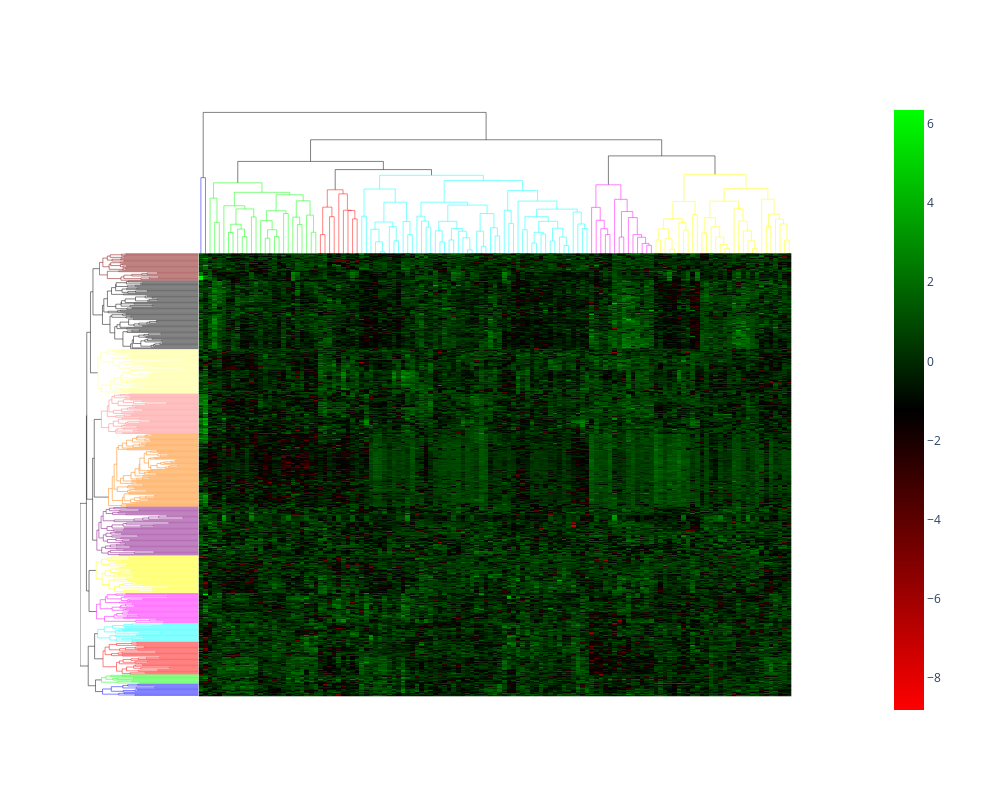

Notebook cell for this chart:
### Code cell
from scipy import stats

# from 8.0-clustergrammer_format.ipynb
#clustergram_df = quant_df.apply(stats.zscore).T.round(2)

quant_columns = proteomics_df.columns[:proteomics_quant_range]
df = proteomics_df[quant_columns]
biomolecule_names = [proteomics_biomolecule_names_dict[i] for i in df.columns]
#df.columns = biomolecule_names
df = df.apply(stats.zscore).T.round(2)

columns = list(df.columns.values)
rows = list(df.index)

clustergram = dashbio.Clustergram(
    data=df.loc[rows].values,
    row_labels=biomolecule_names,
    column_labels=columns,
    center_values=False,
    color_threshold={
        'row': 18,
        'col': 40
    },
    height=800,
    width=1000,
    hidden_labels=['row', 'col'],
    display_range=3.0,
)

clustergram.update_layout(
    yaxis2={'domain': [0.6, 1]}
)

clustergram.show()

### Figure 1 — Plotly figure (JSON) as saved in the notebook; plotly's stock layout.template omitted (floating-point values rounded to 4 significant figures; data arrays with more than 128 entries replaced by an {"elided": "..."} marker saying what was removed)
{"data": [{"hoverinfo": "y+name", "line": {"width": 0.5}, "marker": {"color": "rgb(0, 0, 0)"}, "mode": "lines", "name": "Col Cluster 0", "type": "scatter", "x": [297.2, 297.2, 506.7, 506.7, null, 85.23, 85.23, 402.0, 402.0, null, 891.5, 891.5, 1123.0, 1123.0, null, 243.6, 243.6, 1007.0, 1007.0, null, 10, 10, 625.5, 625.5, null], "xaxis": "x2", "y": [35.49, 40.4, 40.4, 39.01, null, 37.18, 42.39, 42.39, 40.4, null, 36.7, 43.73, 43.73, 39.23, null, 42.39, 47.65, 47.65, 43.73, null, 38.43, 54.32, 54.32, 47.65, null], "yaxis": "y2"}, {"hoverinfo": "y+name", "line": {"width": 0.5}, "marker": {"color": "rgb(0,0,255)"}, "mode": "lines", "name": "Col Cluster 1", "type": "scatter", "x": [5, 5, 15, 15, null], "xaxis": "x2", "y": [0, 38.43, 38.43, 0, null], "yaxis": "y2"}, {"hoverinfo": "y+name", "line": {"width": 0.5}, "marker": {"color": "rgb(0,255,0)"}, "mode": "lines", "name": "Col Cluster 2", "type": "scatter", "x": [35, 35, 45, 45, null, 25, 25, 40, 40, null, 65, 65, 75, 75, null, 95, 95, 105, 105, null, 85, 85, 100, 100, null, 70, 70, 92.5, 92.5, null, 115, 115, 125, 125, null, 81.25, 81.25, 120, 120, null, 55, 55, 100.6, 100.6, null, 145, 145, 155, 155, null, 165, 165, 175, 175, null, 150, 150, 170, 170, null, 135, 135, 160, 160, null, 185, 185, 195, 195, null, 147.5, 147.5, 190, 190, null, 215, 215, 225, 225, null, 205, 205, 220, 220, null, 245, 245, 255, 255, null, 235, 235, 250, 250, null, 212.5, 212.5, 242.5, 242.5, null, 168.8, 168.8, 227.5, 227.5, null, 77.81, 77.81, 198.1, 198.1, null, 32.5, 32.5, 138.0, 138.0, null], "xaxis": "x2", "y": [0, 27.54, 27.54, 0, null, 0, 33.45, 33.45, 27.54, null, 0, 25.08, 25.08, 0, null, 0, 24.07, 24.07, 0, null, 0, 25.93, 25.93, 24.07, null, 25.08, 27.09, 27.09, 25.93, null, 0, 28.88, 28.88, 0, null, 27.09, 30.83, 30.83, 28.88, null, 0, 31.6, 31.6, 30.83, null, 0, 23.69, 23.69, 0, null, 0, 24.09, 24.09, 0, null, 23.69, 25.76, 25.76, 24.09, null, 0, 27.97, 27.97, 25.76, null, 0, 29.71, 29.71, 0, null, 27.97, 30.38, 30.38, 29.71, null, 0, 27.05, 27.05, 0, null, 0, 28.84, 28.84, 27.05, null, 0, 25.15, 25.15, 0, null, 0, 29.32, 29.32, 25.15, null, 28.84, 32.8, 32.8, 29.32, null, 30.38, 34.27, 34.27, 32.8, null, 31.6, 34.87, 34.87, 34.27, null, 33.45, 37.18, 37.18, 34.87, null], "yaxis": "y2"}, {"hoverinfo": "y+name", "line": {"width": 0.5}, "marker": {"color": "rgb(255,0,0)"}, "mode": "lines", "name": "Col Cluster 3", "type": "scatter", "x": [265, 265, 275, 275, null, 285, 285, 295, 295, null, 270, 270, 290, 290, null, 335, 335, 345, 345, null, 325, 325, 340, 340, null, 315, 315, 332.5, 332.5, null, 305, 305, 323.8, 323.8, null, 280, 280, 314.4, 314.4, null], "xaxis": "x2", "y": [0, 24.57, 24.57, 0, null, 0, 28.95, 28.95, 0, null, 24.57, 31.27, 31.27, 28.95, null, 0, 28.4, 28.4, 0, null, 0, 30.42, 30.42, 28.4, null, 0, 30.5, 30.5, 30.42, null, 0, 34.49, 34.49, 30.5, null, 31.27, 35.49, 35.49, 34.49, null], "yaxis": "y2"}, {"hoverinfo": "y+name", "line": {"width": 0.5}, "marker": {"color": "rgb(0,255,255)"}, "mode": "lines", "name": "Col Cluster 4", "type": "scatter", "x": {"elided": "245 float values"}, "xaxis": "x2", "y": {"elided": "245 float values"}, "yaxis": "y2"}, {"hoverinfo": "y+name", "line": {"width": 0.5}, "marker": {"color": "rgb(255,0,255)"}, "mode": "lines", "name": "Col Cluster 5", "type": "scatter", "x": [885, 885, 895, 895, null, 875, 875, 890, 890, null, 865, 865, 882.5, 882.5, null, 855, 855, 873.8, 873.8, null, 915, 915, 925, 925, null, 975, 975, 985, 985, null, 965, 965, 980, 980, null, 955, 955, 972.5, 972.5, null, 945, 945, 963.8, 963.8, null, 935, 935, 954.4, 954.4, null, 920, 920, 944.7, 944.7, null, 905, 905, 932.3, 932.3, null, 864.4, 864.4, 918.7, 918.7, null], "xaxis": "x2", "y": [0, 24.59, 24.59, 0, null, 0, 26.01, 26.01, 24.59, null, 0, 28.07, 28.07, 26.01, null, 0, 31.21, 31.21, 28.07, null, 0, 23.98, 23.98, 0, null, 0, 21.98, 21.98, 0, null, 0, 22.43, 22.43, 21.98, null, 0, 23.94, 23.94, 22.43, null, 0, 24.57, 24.57, 23.94, null, 0, 28.72, 28.72, 24.57, null, 23.98, 30.19, 30.19, 28.72, null, 0, 33.17, 33.17, 30.19, null, 31.21, 36.7, 36.7, 33.17, null], "yaxis": "y2"}, {"hoverinfo": "y+name", "line": {"width": 0.5}, "marker": {"color": "rgb(255,255,0)"}, "mode": "lines", "name": "Col Cluster 6", "type": "scatter", "x": {"elided": "145 float values"}, "xaxis": "x2", "y": {"elided": "145 float values"}, "yaxis": "y2"}, {"hoverinfo": "x+name", "line": {"width": 0.5}, "marker": {"color": "rgb(0, 0, 0)"}, "mode": "lines", "name": "Row Cluster 0", "type": "scatter", "x": [16.85, 18.1, 18.1, 17.06, null, 16.77, 18.25, 18.25, 17.71, null, 18.1, 19.37, 19.37, 18.25, null, 17.91, 19.23, 19.23, 17.98, null, 15.81, 18.31, 18.31, 17.06, null, 17.85, 18.6, 18.6, 18.31, null, 16.87, 18.54, 18.54, 17.39, null, 17.68, 18.98, 18.98, 18.54, null, 18.6, 19.63, 19.63, 18.98, null, 19.23, 19.69, 19.69, 19.63, null, 19.37, 20.81, 20.81, 19.69, null], "xaxis": "x4", "y": [50.31, 50.31, 186.6, 186.6, null, 433.0, 433.0, 726.9, 726.9, null, 118.4, 118.4, 579.9, 579.9, null, 985.5, 985.5, 1466.0, 1466.0, null, 2322.0, 2322.0, 3230.0, 3230.0, null, 1819.0, 1819.0, 2776.0, 2776.0, null, 4450.0, 4450.0, 4990.0, 4990.0, null, 3774.0, 3774.0, 4720.0, 4720.0, null, 2297.0, 2297.0, 4247.0, 4247.0, null, 1226.0, 1226.0, 3272.0, 3272.0, null, 349.2, 349.2, 2249.0, 2249.0, null], "yaxis": "y4"}, {"hoverinfo": "x+name", "line": {"width": 0.5}, "marker": {"color": "rgb(127,0,0)"}, "mode": "lines", "name": "Row Cluster 1", "type": "scatter", "x": {"elided": "155 float values"}, "xaxis": "x4", "y": {"elided": "155 float values"}, "yaxis": "y4"}, {"hoverinfo": "x+name", "line": {"width": 0.5}, "marker": {"color": "rgb(0, 0, 0)"}, "mode": "lines", "name": "Row Cluster 2", "type": "scatter", "x": {"elided": "395 float values"}, "xaxis": "x4", "y": {"elided": "395 float values"}, "yaxis": "y4"}, {"hoverinfo": "x+name", "line": {"width": 0.5}, "marker": {"color": "rgb(255,255,127)"}, "mode": "lines", "name": "Row Cluster 3", "type": "scatter", "x": {"elided": "255 float values"}, "xaxis": "x4", "y": {"elided": "255 float values"}, "yaxis": "y4"}, {"hoverinfo": "x+name", "line": {"width": 0.5}, "marker": {"color": "rgb(255,127,127)"}, "mode": "lines", "name": "Row Cluster 4", "type": "scatter", "x": {"elided": "230 float values"}, "xaxis": "x4", "y": {"elided": "230 float values"}, "yaxis": "y4"}, {"hoverinfo": "x+name", "line": {"width": 0.5}, "marker": {"color": "rgb(255,127,0)"}, "mode": "lines", "name": "Row Cluster 5", "type": "scatter", "x": {"elided": "420 float values"}, "xaxis": "x4", "y": {"elided": "420 float values"}, "yaxis": "y4"}, {"hoverinfo": "x+name", "line": {"width": 0.5}, "marker": {"color": "rgb(127,0,127)"}, "mode": "lines", "name": "Row Cluster 6", "type": "scatter", "x": {"elided": "280 float values"}, "xaxis": "x4", "y": {"elided": "280 float values"}, "yaxis": "y4"}, {"hoverinfo": "x+name", "line": {"width": 0.5}, "marker": {"color": "rgb(255,255,0)"}, "mode": "lines", "name": "Row Cluster 7", "type": "scatter", "x": {"elided": "215 float values"}, "xaxis": "x4", "y": {"elided": "215 float values"}, "yaxis": "y4"}, {"hoverinfo": "x+name", "line": {"width": 0.5}, "marker": {"color": "rgb(255,0,255)"}, "mode": "lines", "name": "Row Cluster 8", "type": "scatter", "x": {"elided": "170 float values"}, "xaxis": "x4", "y": {"elided": "170 float values"}, "yaxis": "y4"}, {"hoverinfo": "x+name", "line": {"width": 0.5}, "marker": {"color": "rgb(0,255,255)"}, "mode": "lines", "name": "Row Cluster 9", "type": "scatter", "x": [0, 11.71, 11.71, 0, null, 0, 9.698, 9.698, 0, null, 0, 11.72, 11.72, 9.698, null, 0, 13.37, 13.37, 11.72, null, 11.71, 14.48, 14.48, 13.37, null, 0, 10.91, 10.91, 0, null, 0, 14.59, 14.59, 10.91, null, 14.48, 15.57, 15.57, 14.59, null, 0, 6.73, 6.73, 0, null, 0, 10.39, 10.39, 6.73, null, 0, 13.44, 13.44, 0, null, 0, 14.02, 14.02, 13.44, null, 10.39, 14.59, 14.59, 14.02, null, 0, 12.81, 12.81, 0, null, 0, 8.218, 8.218, 0, null, 0, 6.346, 6.346, 0, null, 0, 11.78, 11.78, 6.346, null, 8.218, 13.1, 13.1, 11.78, null, 12.81, 15.09, 15.09, 13.1, null, 14.59, 16.56, 16.56, 15.09, null, 15.57, 17.71, 17.71, 16.56, null], "xaxis": "x4", "y": [635, 635, 645, 645, null, 675, 675, 685, 685, null, 665, 665, 680, 680, null, 655, 655, 672.5, 672.5, null, 640, 640, 663.8, 663.8, null, 705, 705, 715, 715, null, 695, 695, 710, 710, null, 651.9, 651.9, 702.5, 702.5, null, 735, 735, 745, 745, null, 725, 725, 740, 740, null, 765, 765, 775, 775, null, 755, 755, 770, 770, null, 732.5, 732.5, 762.5, 762.5, null, 785, 785, 795, 795, null, 805, 805, 815, 815, null, 835, 835, 845, 845, null, 825, 825, 840, 840, null, 810, 810, 832.5, 832.5, null, 790, 790, 821.2, 821.2, null, 747.5, 747.5, 805.6, 805.6, null, 677.2, 677.2, 776.6, 776.6, null], "yaxis": "y4"}, {"hoverinfo": "x+name", "line": {"width": 0.5}, "marker": {"color": "rgb(255,0,0)"}, "mode": "lines", "name": "Row Cluster 10", "type": "scatter", "x": {"elided": "185 float values"}, "xaxis": "x4", "y": {"elided": "185 float values"}, "yaxis": "y4"}, {"hoverinfo": "x+name", "line": {"width": 0.5}, "marker": {"color": "rgb(0,255,0)"}, "mode": "lines", "name": "Row Cluster 11", "type": "scatter", "x": [0, 10.41, 10.41, 0, null, 0, 11.71, 11.71, 0, null, 10.41, 14.15, 14.15, 11.71, null, 0, 11.47, 11.47, 0, null, 0, 14.34, 14.34, 11.47, null, 0, 15.05, 15.05, 14.34, null, 0, 13.42, 13.42, 0, null, 0, 15.41, 15.41, 13.42, null, 15.05, 16.25, 16.25, 15.41, null, 14.15, 17.06, 17.06, 16.25, null], "xaxis": "x4", "y": [145, 145, 155, 155, null, 165, 165, 175, 175, null, 150, 150, 170, 170, null, 205, 205, 215, 215, null, 195, 195, 210, 210, null, 185, 185, 202.5, 202.5, null, 235, 235, 245, 245, null, 225, 225, 240, 240, null, 193.8, 193.8, 232.5, 232.5, null, 160, 160, 213.1, 213.1, null], "yaxis": "y4"}, {"hoverinfo": "x+name", "line": {"width": 0.5}, "marker": {"color": "rgb(0,0,255)"}, "mode": "lines", "name": "Row Cluster 12", "type": "scatter", "x": [0, 11.17, 11.17, 0, null, 0, 13.05, 13.05, 0, null, 11.17, 14.02, 14.02, 13.05, null, 0, 10.73, 10.73, 0, null, 0, 11.16, 11.16, 10.73, null, 0, 13.23, 13.23, 11.16, null, 0, 7.685, 7.685, 0, null, 0, 10.96, 10.96, 7.685, null, 0, 10.71, 10.71, 0, null, 0, 12.46, 12.46, 10.71, null, 10.96, 13.3, 13.3, 12.46, null, 13.23, 15.32, 15.32, 13.3, null, 14.02, 16.85, 16.85, 15.32, null], "xaxis": "x4", "y": [5, 5, 15, 15, null, 25, 25, 35, 35, null, 10, 10, 30, 30, null, 65, 65, 75, 75, null, 55, 55, 70, 70, null, 45, 45, 62.5, 62.5, null, 95, 95, 105, 105, null, 85, 85, 100, 100, null, 125, 125, 135, 135, null, 115, 115, 130, 130, null, 92.5, 92.5, 122.5, 122.5, null, 53.75, 53.75, 107.5, 107.5, null, 20, 20, 80.62, 80.62, null], "yaxis": "y4"}, {"colorbar": {"xpad": 50}, "colorscale": [[0, "rgb(255,0,0)"], [0.5, "rgb(0, 0, 0)"], [1, "rgb(0,255,0)"]], "type": "heatmap", "x": {"elided": "129 int values"}, "xaxis": "x5", "y": {"elided": "517 int values"}, "yaxis": "y5", "z": {"elided": "517x129 float values"}}], "layout": {"height": 800, "hovermode": "closest", "legend": {"x": 0.7, "y": 0.7}, "paper_bgcolor": "rgba(0, 0, 0, 0)", "plot_bgcolor": "rgba(0, 0, 0, 0)", "showlegend": false, "width": 1000, "xaxis": {"anchor": "y", "domain": [0, 0.95], "fixedrange": false, "mirror": false, "showgrid": false, "showline": false, "showticklabels": false, "type": "linear", "zeroline": false}, "xaxis2": {"anchor": "y4", "autorange": true, "domain": [0.1583, 0.95], "fixedrange": false, "mirror": false, "range": [0, 1290], "scaleanchor": "x5", "showgrid": false, "showline": false, "showticklabels": false, "type": "linear", "zeroline": false}, "xaxis3": {"anchor": "y3", "domain": [0.75, 1]}, "xaxis4": {"anchor": "y4", "autorange": true, "domain": [0, 0.1583], "fixedrange": false, "mirror": false, "range": [20.81, 0], "showgrid": false, "showline": false, "showticklabels": false, "type": "linear", "zeroline": false}, "xaxis5": {"anchor": "y5", "domain": [0.1583, 0.95], "fixedrange": false, "mirror": false, "range": [0, 1290], "showgrid": false, "showline": false, "showticklabels": false, "side": "bottom", "tickmode": "array", "ticks": "", "ticktext": {"elided": "129 int values"}, "tickvals": {"elided": "129 int values"}, "type": "linear", "zeroline": false}, "xaxis6": {"anchor": "y6", "domain": [0.95, 1], "fixedrange": false, "mirror": false, "range": [-5, 1], "showgrid": false, "showline": false, "showticklabels": false, "type": "linear", "zeroline": false}, "xaxis7": {"anchor": "y7", "domain": [0, 0.25]}, "xaxis8": {"anchor": "y8", "domain": [0.1583, 0.95], "fixedrange": false, "mirror": false, "range": [5, 1285], "scaleanchor": "x5", "scaleratio": 1, "showgrid": false, "showline": false, "showticklabels": false, "type": "linear", "zeroline": false}, "xaxis9": {"anchor": "y9", "domain": [0.75, 1]}, "yaxis": {"anchor": "x", "domain": [0.8417, 1], "fixedrange": false, "mirror": false, "showgrid": false, "showline": false, "showticklabels": false, "type": "linear", "zeroline": false}, "yaxis2": {"anchor": "x2", "autorange": true, "domain": [0.6, 1], "fixedrange": false, "mirror": false, "range": [-3.018, 57.34], "showgrid": false, "showline": false, "showticklabels": false, "type": "linear", "zeroline": false}, "yaxis3": {"anchor": "x3", "domain": [0.75, 1]}, "yaxis4": {"anchor": "x4", "autorange": true, "domain": [0, 0.7917], "fixedrange": false, "mirror": false, "range": [-281.7, 5452.0], "scaleanchor": "y5", "showgrid": false, "showline": false, "showticklabels": false, "type": "linear", "zeroline": false}, "yaxis5": {"anchor": "x5", "domain": [0, 0.7917], "fixedrange": false, "mirror": false, "range": [-281.7, 5452.0], "showgrid": false, "showline": false, "showticklabels": false, "side": "right", "tickmode": "array", "ticks": "", "ticktext": {"elided": "517 str values"}, "tickvals": {"elided": "517 int values"}, "type": "linear", "zeroline": false}, "yaxis6": {"anchor": "x6", "domain": [0, 0.7917], "fixedrange": false, "mirror": false, "range": [5, 5165], "scaleanchor": "y5", "scaleratio": 1, "showgrid": false, "showline": false, "showticklabels": false, "type": "linear", "zeroline": false}, "yaxis7": {"anchor": "x7", "domain": [0, 0.25]}, "yaxis8": {"anchor": "x8", "domain": [0.7917, 0.8417], "fixedrange": false, "mirror": false, "range": [-0.5, 0.5], "showgrid": false, "showline": false, "showticklabels": false, "type": "linear", "zeroline": false}, "yaxis9": {"anchor": "x9", "domain": [0, 0.25]}}}
